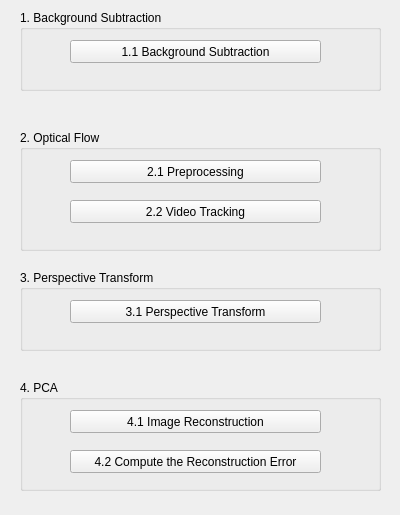
<?xml version="1.0" encoding="UTF-8"?>
<ui version="4.0">
 <class>Form</class>
 <widget class="QWidget" name="Form">
  <property name="geometry">
   <rect>
    <x>0</x>
    <y>0</y>
    <width>400</width>
    <height>515</height>
   </rect>
  </property>
  <property name="windowTitle">
   <string>Form</string>
  </property>
  <widget class="QGroupBox" name="groupBox">
   <property name="geometry">
    <rect>
     <x>20</x>
     <y>10</y>
     <width>361</width>
     <height>81</height>
    </rect>
   </property>
   <property name="title">
    <string>1. Background Subtraction</string>
   </property>
   <widget class="QPushButton" name="btn_1_1">
    <property name="geometry">
     <rect>
      <x>50</x>
      <y>30</y>
      <width>251</width>
      <height>23</height>
     </rect>
    </property>
    <property name="text">
     <string>1.1 Background Subtraction</string>
    </property>
   </widget>
  </widget>
  <widget class="QGroupBox" name="groupBox_2">
   <property name="geometry">
    <rect>
     <x>20</x>
     <y>130</y>
     <width>361</width>
     <height>121</height>
    </rect>
   </property>
   <property name="title">
    <string>2. Optical Flow</string>
   </property>
   <widget class="QPushButton" name="btn_2_1">
    <property name="geometry">
     <rect>
      <x>50</x>
      <y>30</y>
      <width>251</width>
      <height>23</height>
     </rect>
    </property>
    <property name="text">
     <string>2.1 Preprocessing</string>
    </property>
   </widget>
   <widget class="QPushButton" name="btn_2_2">
    <property name="geometry">
     <rect>
      <x>50</x>
      <y>70</y>
      <width>251</width>
      <height>23</height>
     </rect>
    </property>
    <property name="text">
     <string>2.2 Video Tracking</string>
    </property>
   </widget>
  </widget>
  <widget class="QGroupBox" name="groupBox_3">
   <property name="geometry">
    <rect>
     <x>20</x>
     <y>270</y>
     <width>361</width>
     <height>81</height>
    </rect>
   </property>
   <property name="title">
    <string>3. Perspective Transform</string>
   </property>
   <widget class="QPushButton" name="btn_3_1">
    <property name="geometry">
     <rect>
      <x>50</x>
      <y>30</y>
      <width>251</width>
      <height>23</height>
     </rect>
    </property>
    <property name="text">
     <string>3.1 Perspective Transform</string>
    </property>
   </widget>
  </widget>
  <widget class="QGroupBox" name="groupBox_4">
   <property name="geometry">
    <rect>
     <x>20</x>
     <y>380</y>
     <width>361</width>
     <height>111</height>
    </rect>
   </property>
   <property name="title">
    <string>4. PCA</string>
   </property>
   <widget class="QPushButton" name="btn_4_1">
    <property name="geometry">
     <rect>
      <x>50</x>
      <y>30</y>
      <width>251</width>
      <height>23</height>
     </rect>
    </property>
    <property name="text">
     <string>4.1 Image Reconstruction</string>
    </property>
   </widget>
   <widget class="QPushButton" name="btn_4_2">
    <property name="geometry">
     <rect>
      <x>50</x>
      <y>70</y>
      <width>251</width>
      <height>23</height>
     </rect>
    </property>
    <property name="text">
     <string>4.2 Compute the Reconstruction Error</string>
    </property>
   </widget>
  </widget>
 </widget>
 <resources/>
 <connections/>
</ui>
